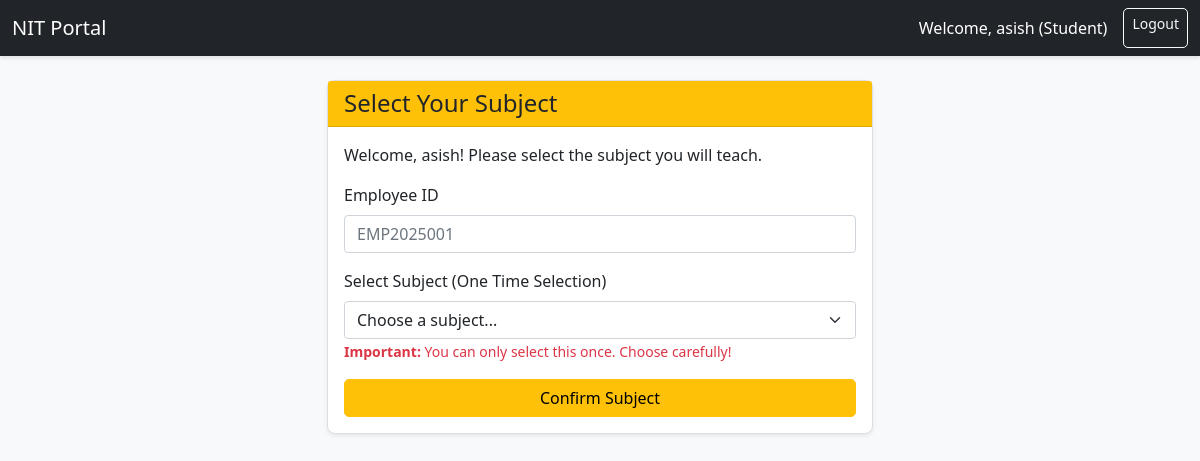
Page /teacher-subject/3/ on the earlier database version.
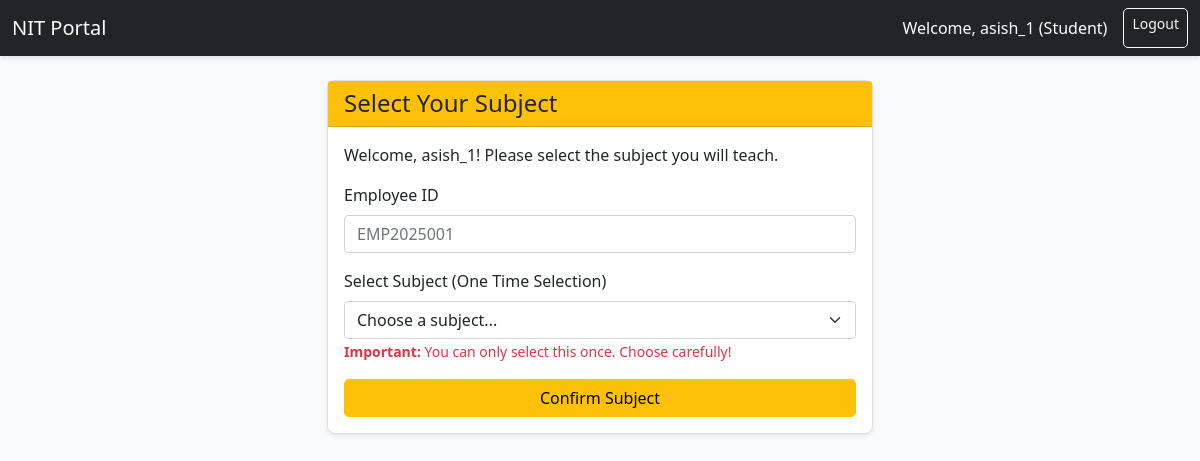
Same page on the later database version.
### portal/models.py (models this page shows, shortened)
class User(AbstractUser):
    ROLE_CHOICES = [
        ('student', 'Student'),
        ('teacher', 'Teacher'),
        ('doctor', 'Doctor'),  # ← Add this
    ]
    mobile_number = models.CharField(max_length=15, unique=True)
    role = models.CharField(max_length=20, choices=ROLE_CHOICES)
    is_mobile_verified = models.BooleanField(default=False)
    otp = models.CharField(max_length=6, blank=True, null=True)

### portal/views.py (the view, shortened to what this page needs)
# urls.py: path('teacher-subject/<int:user_id>/', views.teacher_subject_selection, name='teacher_subject_selection'),
def teacher_subject_selection(request, user_id):
    user = get_object_or_404(User, id=user_id)
    subjects = Subject.objects.all()
    return render(request, 'portal/teacher_subject_selection.html', {
        'user': user,
        'subjects': subjects
    })

### portal/templates/portal/teacher_subject_selection.html (shortened to what this page needs)
{% extends 'portal/base.html' %}
{% block content %}
<div class="row">
    <div class="col-md-6 offset-md-3">
        <div class="card">
            <div class="card-header bg-warning text-dark">
                <h4 class="mb-0">Select Your Subject</h4>
            </div>
            <div class="card-body">
                <p>Welcome, {{ user.username }}! Please select the subject you will teach.</p>
                <form method="post">
                    <div class="mb-3">
                        <label for="employee_id" class="form-label">Employee ID</label>
                        <input type="text" class="form-control" id="employee_id"
                               name="employee_id" placeholder="EMP2025001" required>
                    </div>
                    <div class="mb-3">
                        <label for="subject" class="form-label">Select Subject (One Time Selection)</label>
                        <select class="form-select" id="subject" name="subject" required>
                            <option value="">Choose a subject...</option>
                        </select>
                        <small class="form-text text-danger">
                            <strong>Important:</strong> You can only select this once. Choose carefully!
                        </small>
                    </div>
                    <div class="d-grid">
                        <button type="submit" class="btn btn-warning">Confirm Subject</button>
                    </div>
                </form>
            </div>
        </div>
    </div>
</div>
{% endblock %}

### portal/templates/portal/base.html (shortened to what this page needs)
{% load static%}
<!DOCTYPE html>
<html lang="en">
<head>
    <link href="https://cdn.jsdelivr.net/npm/bootstrap@5.1.3/dist/css/bootstrap.min.css" rel="stylesheet">
    <link rel="stylesheet" href="{% static 'portal/css/custom.css' %}">
</head>
<body>
    <nav class="navbar navbar-expand-lg navbar-dark bg-dark">
        <div class="container-fluid">
            <a class="navbar-brand" href="#">NIT Portal</a>
            {% if user.is_authenticated %}
            <div class="d-flex">
                <span class="navbar-text text-white me-3">
                    Welcome, {{ user.username }} ({{ user.role|title }})
                </span>
                <a href="{% url 'logout' %}" class="btn btn-outline-light btn-sm">Logout</a>
            </div>
            {% endif %}
        </div>
    </nav>
    <div class="container mt-4">
        {% block content %}{% endblock %}
    </div>
</body>
</html>

Differences in the rows shown:
changed User "Student": username "asish" → "asish_1"
